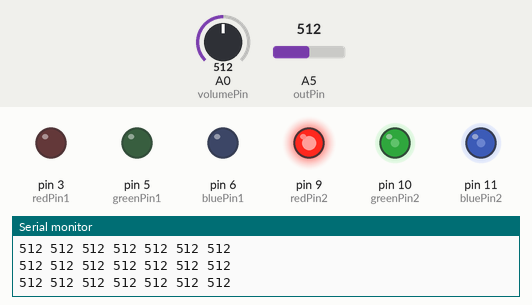
This sketch was run on a simulated Arduino Uno, built with avr-gcc and run on an emulated ATmega328P. Parts: output pins drawn as LEDs (lit = HIGH), the last lines printed to the serial monitor. The inputs (shaded band) are chosen by the test bench; at power-on: A5 (outPin) = 512, A0 (volumePin) = 512. Pins used as bus, display or sensor lines are not drawn.

Above: at 1.2 s.
1.3 s: A5 (outPin) set to 331
At 2.2 s:
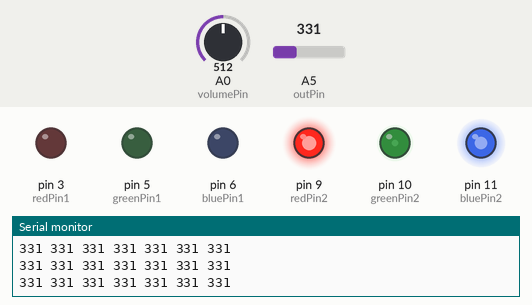
2.8 s: A0 (volumePin) set to 331
At 3.3 s:
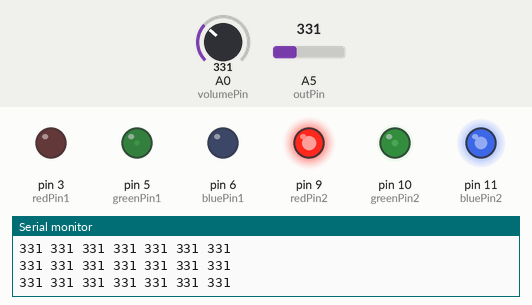
4.3 s: A5 (outPin) set to 988
At 5.5 s:
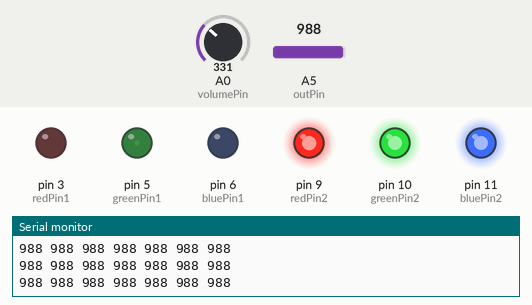
5.8 s: A5 (outPin) set to 1012
At 6.9 s:
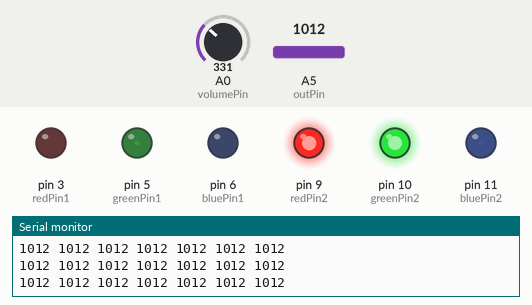
7.3 s: A0 (volumePin) set to 351
At 8.0 s:
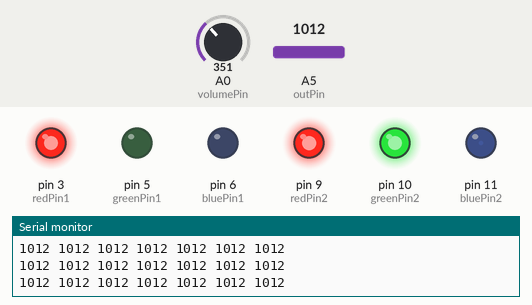
8.8 s: A5 (outPin) set to 900
At 10.1 s:
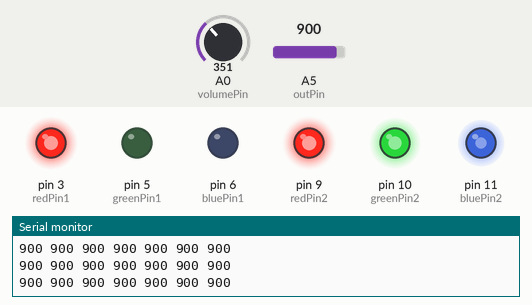
Timing chart, 0 to 11.3 s (numbered marks = the images above; inputs shaded):
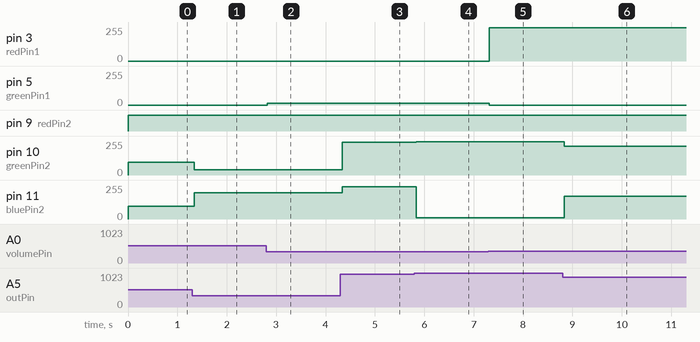

Measured:
- the behaviour switches between 999 and 1000 on A5 (outPin) (found by bisection; images 3 and 4)
- after the input at 1.3 s, pin 10 (greenPin2): 96/255 → 40/255 at once; pin 11 (bluePin2): 95/255 → 198/255 at once
- after the input at 2.8 s, pin 5 (greenPin1): 0/255 → 15/255 at once
- after the input at 4.3 s, pin 10 (greenPin2): 40/255 → 244/255 at once; pin 11 (bluePin2): 198/255 → 243/255 at once
- after the input at 5.8 s, pin 10 (greenPin2): 244/255 → 251/255 at once; pin 11 (bluePin2): 243/255 → 8/255 at once
- after the input at 7.3 s, pin 3 (redPin1): 0/255 → 250/255 at once; pin 5 (greenPin1): 15/255 → 0/255 at once
- after the input at 8.8 s, pin 10 (greenPin2): 251/255 → 216/255 at once; pin 11 (bluePin2): 8/255 → 169/255 at once

The sketch:

Anhang_6_-_Code.ino
```cpp
const int volumePin = A0;
int volume;
const int strobePin = 7;
const int resetPin = 8;
const int outPin = A5;
int level[7];

// RGB-LED 1 Pins
const int redPin1 = 3;
const int greenPin1 = 5;
const int bluePin1 = 6;

// RGB-LED 2 Pins
const int redPin2 = 9;
const int greenPin2 = 10;
const int bluePin2 = 11;

void setup() {
  Serial.begin(9600);

  // Definiere Pin-Modi
  pinMode(strobePin, OUTPUT);
  pinMode(resetPin, OUTPUT);
  pinMode(outPin, INPUT);

  // Definiere RGB-LED 1 Pins
  pinMode(redPin1, OUTPUT);
  pinMode(greenPin1, OUTPUT);
  pinMode(bluePin1, OUTPUT);

  // Definiere RGB-LED 2 Pins
  pinMode(redPin2, OUTPUT);
  pinMode(greenPin2, OUTPUT);
  pinMode(bluePin2, OUTPUT);

  digitalWrite(resetPin, LOW);
  digitalWrite(strobePin, LOW);
  delay(1);

  // Reset von dem MSGEQ7 laut dem Datenblatt
  digitalWrite(resetPin, HIGH);
  delay(1);
  digitalWrite(resetPin, LOW);
  digitalWrite(strobePin, HIGH);
  delay(1);
}

void loop() {
  // Lautstärke:
  volume = abs(analogRead(volumePin) - 512);

if (volume < 165) {
    analogWrite(redPin1, map(volume, 0, 164, 0, 255)); // Rot ansteigend
    analogWrite(greenPin1, 0); // Grün aus
    analogWrite(bluePin1, 0); // Blau aus
  } else if (volume < 341) { // Niedrige bis mittlere Lautstärke
    analogWrite(redPin1, 0); // Rot aus
    analogWrite(greenPin1, map(volume, 171, 340, 0, 255)); // Grün ansteigend
    analogWrite(bluePin1, 0); // Blau aus
  } else { // Mittlere bis hohe Lautstärke
    analogWrite(redPin1, 0); // Rot aus
    analogWrite(greenPin1, 0); // Grün aus
    analogWrite(bluePin1, map(volume, 341, 512, 0, 255)); // Blau ansteigend
  }

  // Durch jedes Frequenzband den selben Ablauf:
  digitalWrite(resetPin, HIGH);
  digitalWrite(resetPin, LOW);

  for (int i = 0; i < 7; i++) {
    digitalWrite(strobePin, LOW);
    delayMicroseconds(30);
    level[i] = analogRead(outPin);
    digitalWrite(strobePin, HIGH);
    delayMicroseconds(30);
  }

  // Ausgabe der Frequenzbandwerte
  for (int i = 0; i < 7; i++) {
    Serial.print(level[i]);
    Serial.print(" ");
  }
 Serial.println();

  // RGB-LED 2 basierend auf den Frequenzbändern steuern
  int bass = level[0];   // Bass aus dem ersten Frequenzband
  int mid = level[3];    // Mitteltöne aus dem vierten Frequenzband
  int hoch = level[6];   // Höhen aus dem letzten Frequenzband


  // RGB-LED steuern
  analogWrite(redPin2, map(bass, 5, 25, 0, 255));                     // Bass -> Rot
  analogWrite(greenPin2, map(mid, 200, 1023, 0, 255));                 // Mitteltöne -> Grün
  analogWrite(bluePin2, map(hoch, 400, 700, 0, 255));                    // Höhen -> Blau

  delay(10);
}
```
